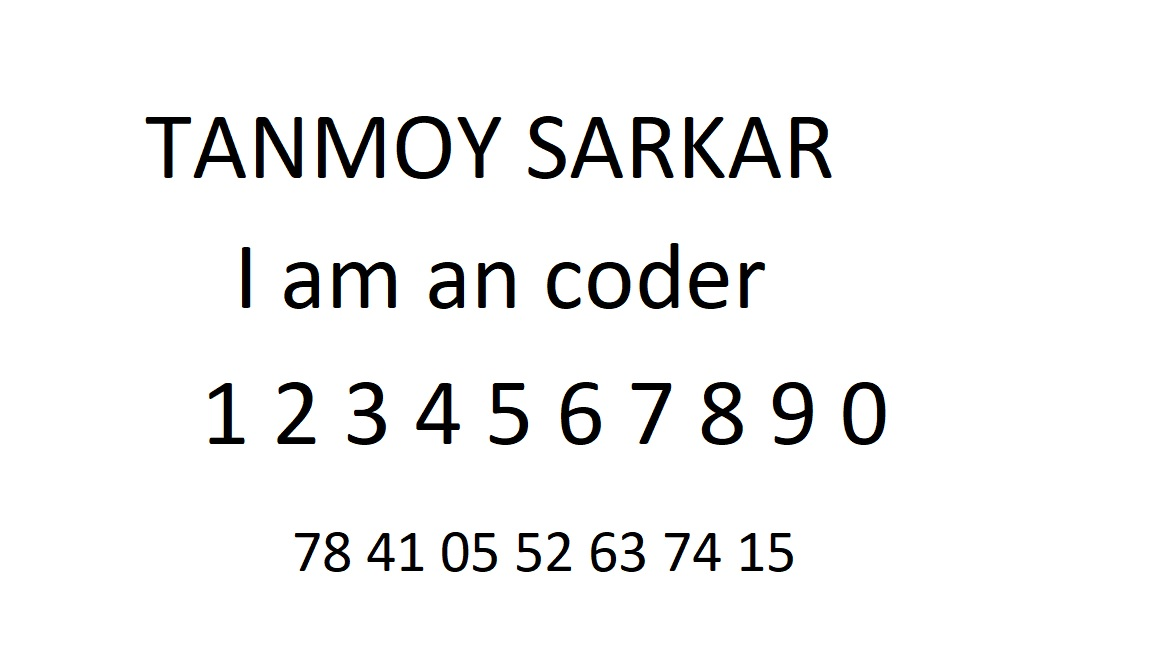
#> input picture sample1.jpg, 1172 x 648 px, given in place of video, which was not available
$ python meaurement.py
#> lines starting #> are read from the running program, lines starting #| are printed output that depends on the picture; after the words box and inside, x2 and y2 are one past the last pixel; in counts of white or black regions, pixels touching at a corner belong together; pictures that were not available may be replaced by others from this repository, and a replacement may not be noted
import cv2
import numpy as np

cap = cv2.VideoCapture('http://192.168.1.101:4747/video')
minArea = 1000
filter = 0
while True:
    res,frame = cap.read()
#> frame is the input picture: shape (648, 1172, 3); mean B, G, R 242.6, 242.6, 242.6
    frame=frame[20:,:]
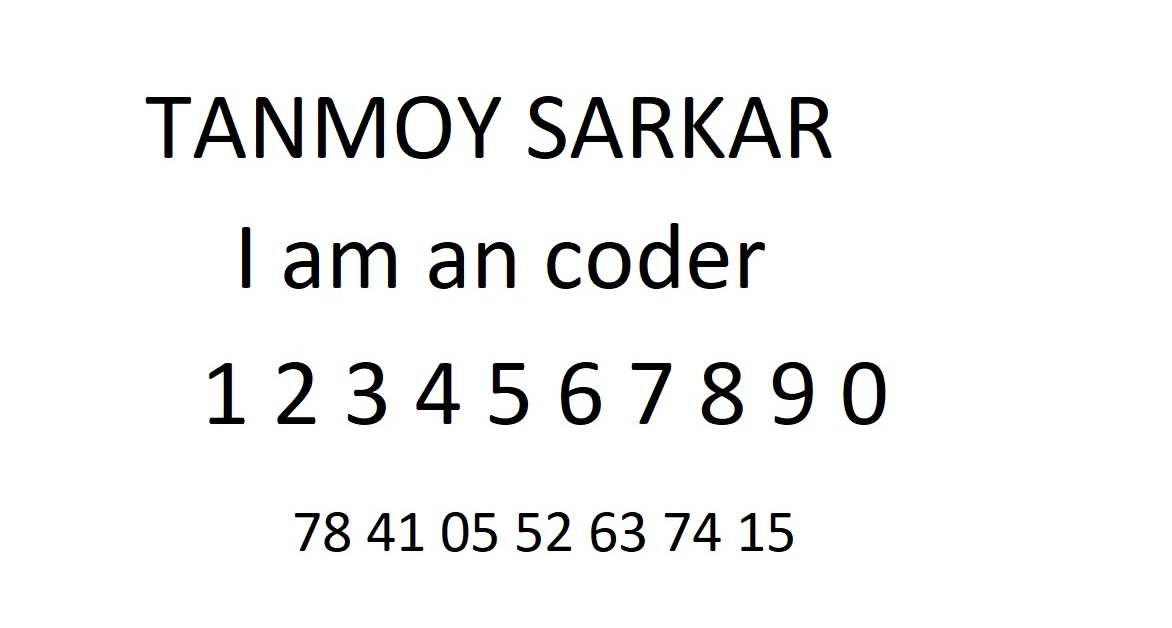
#> frame: shape (628, 1172, 3); mean B, G, R 242.2, 242.2, 242.2
    gray = cv2.cvtColor(frame,cv2.COLOR_BGR2GRAY)
    blur = cv2.GaussianBlur(frame,(5,5),1)
    edges = cv2.Canny(blur,40,80)
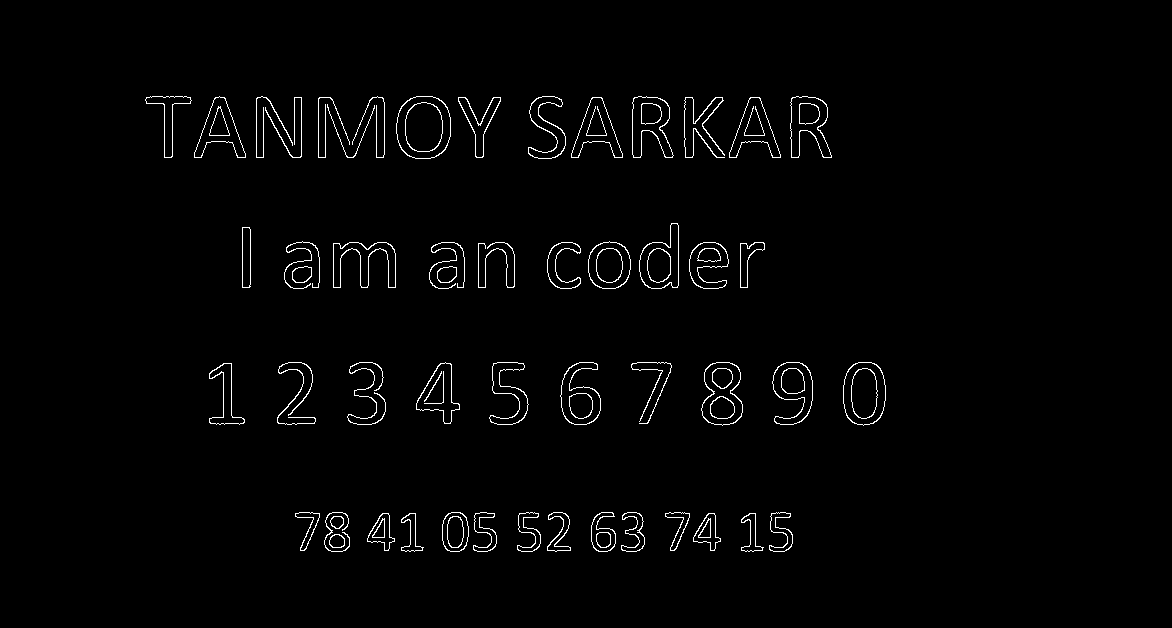
#> edges: shape (628, 1172); 1.6% white in thin lines or dots, all inside (x1, y1, x2, y2) = (145, 96, 886, 552)
    kernel = np.ones((5,5))
    imgDial= cv2.dilate(edges,kernel,iterations=3)
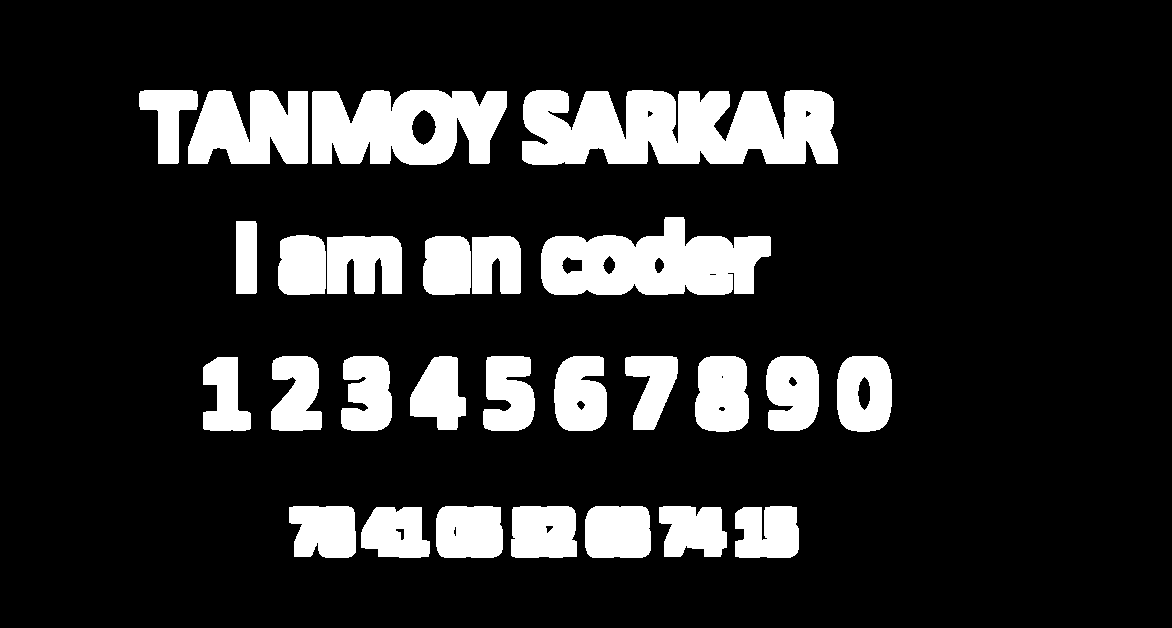
#> imgDial: shape (628, 1172); 16% white; 27 white regions, largest, box (x1, y1, x2, y2) and area: (522, 90, 838, 165) 19422, (541, 217, 771, 295) 12221, (312, 90, 507, 165) 11484
    imgThres = cv2.erode(imgDial,kernel,iterations=2)
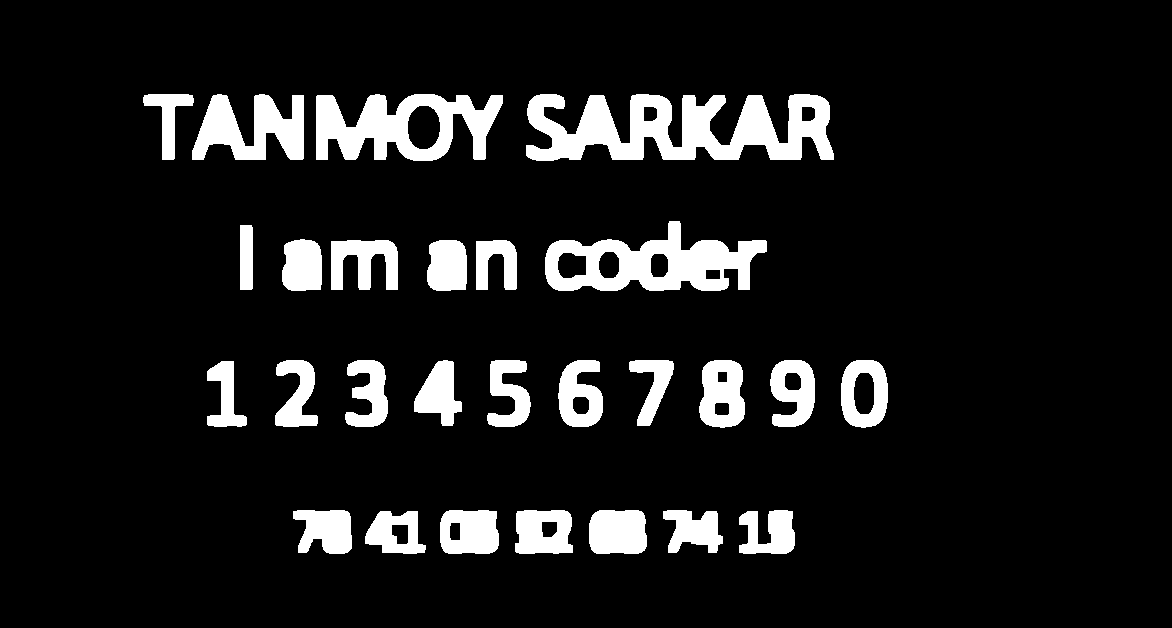
#> imgThres: shape (628, 1172); 10.1% white; 27 white regions
    contours,hierarchy=cv2.findContours(imgThres,cv2.RETR_EXTERNAL,cv2.CHAIN_APPROX_SIMPLE)
#> contours = 27 contours; largest, box (x1, y1, x2, y2) and area: (526, 94, 834, 161) 12398, (545, 221, 767, 291) 9240, (316, 94, 503, 161) 8159, (192, 94, 304, 160) 4343, (841, 360, 888, 428) 2662
    fianlContours=[]
    for i in contours:
        area= cv2.contourArea(i)
        if area > minArea:
            peri = cv2.arcLength(i,True)
            approx= cv2.approxPolyDP(i,0.02*peri,True)
            bbox = cv2.boundingRect(approx)
            if filter > 0:
                if len(approx) == filter:
                    fianlContours.append([len(approx),area,approx,bbox,i])
            else:
                fianlContours.append([len(approx),area,approx,bbox,i])
#> this loop made 27 passes
#> (area, peri, approx, bbox) on pass 5: (2225.5, 204.5, [[517, 511], [516, 552], [572, 552], [567, 511]], (516, 511, 57, 42))
#> (area, peri, bbox) on passes 1, 2, 3, 4, 6, 7: (1830.5, 197, (365, 511, 61, 42)), (1636.5, 271.8, (739, 511, 54, 42)), (1593, 238.1, (663, 511, 60, 42)), (2284.5, 187.8, (589, 510, 56, 43)), (2320, 191.6, (440, 511, 58, 43)), (1901, 226.9, (293, 511, 59, 43))
#> after the loop, fianlContours = 26 items
    fianlContours=sorted(fianlContours,key=lambda x:x[1],reverse=True)
    for i in fianlContours:
        cv2.drawContours(frame,i[4],-1,(0,0,255),3)
#> this loop made 26 passes
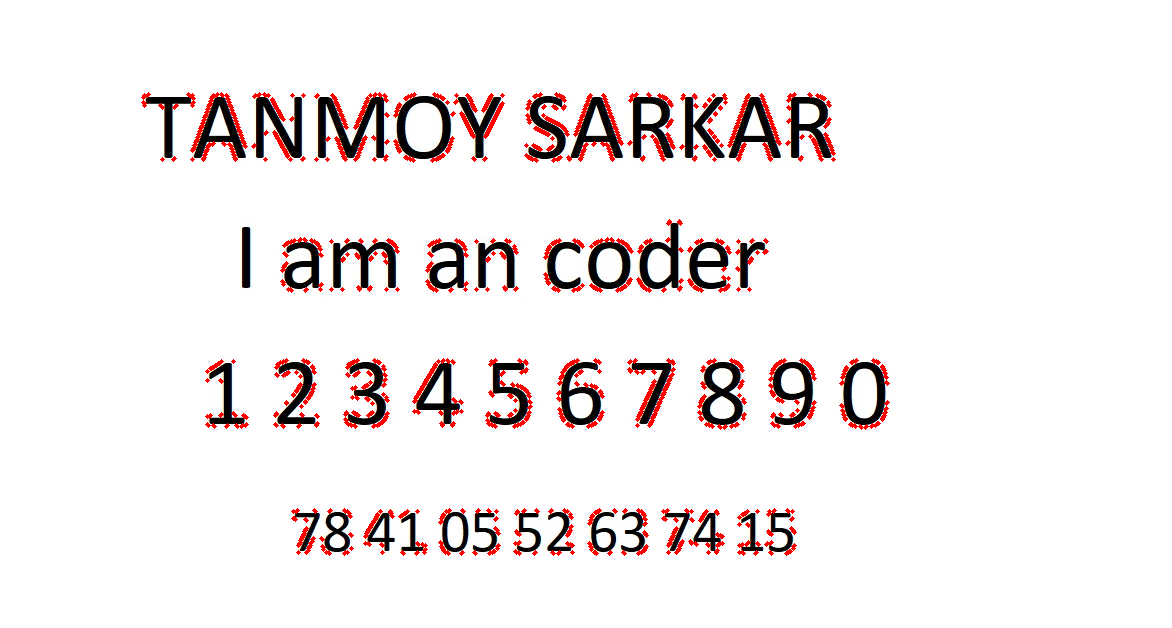
#> frame: shape (628, 1172, 3); 2.38% of pixels changed, all inside (x1, y1, x2, y2) = (141, 92, 890, 556)

    cv2.imshow("Frame",frame)
    cv2.imshow("Thres",imgThres)
    k = cv2.waitKey(1) & 0xFF
#> (key Esc is pressed here)
    if k == 27 :
        break


cap.release()
cv2.destroyAllWindows()
